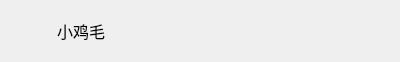
<?xml version="1.0" encoding="UTF-8"?>
<ui version="4.0">
 <class>FriendListItem</class>
 <widget class="QWidget" name="FriendListItem">
  <property name="geometry">
   <rect>
    <x>0</x>
    <y>0</y>
    <width>400</width>
    <height>52</height>
   </rect>
  </property>
  <property name="windowTitle">
   <string>Form</string>
  </property>
  <layout class="QHBoxLayout" name="horizontalLayout">
   <item>
    <widget class="QLabel" name="profileLabel">
     <property name="minimumSize">
      <size>
       <width>40</width>
       <height>40</height>
      </size>
     </property>
     <property name="maximumSize">
      <size>
       <width>40</width>
       <height>40</height>
      </size>
     </property>
     <property name="text">
      <string/>
     </property>
    </widget>
   </item>
   <item>
    <widget class="QLabel" name="nameLabel">
     <property name="font">
      <font>
       <pointsize>12</pointsize>
      </font>
     </property>
     <property name="text">
      <string>小鸡毛</string>
     </property>
    </widget>
   </item>
  </layout>
 </widget>
 <resources/>
 <connections/>
</ui>
